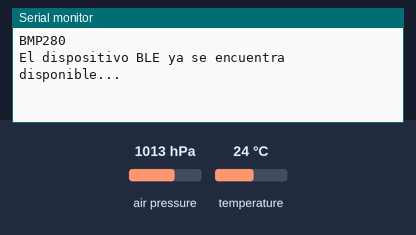
Bench run of a sketch on a simulated ESP32. Shown: the last lines printed to the serial monitor. The test bench sets the inputs (shaded band); at power-on: air pressure 1013 hPa, temperature 24 °C. Nothing arrives over Bluetooth unless stated; a phone connects over Bluetooth LE 3 s after start.

Above: at 1.3 s.
1.4 s: air pressure set to 952 hPa
At 10.7 s:
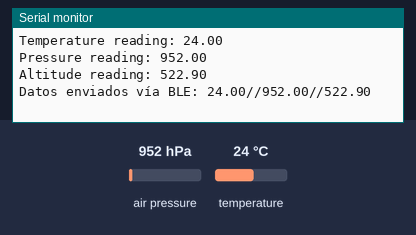
11.5 s: temperature set to 12 °C
16.4 s: air pressure set to 975 hPa
At 20.8 s:
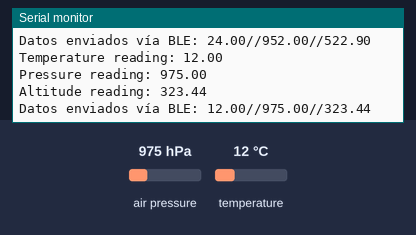

Measured:
- after the input at 1.4 s, the serial monitor: prints a new line after 8.6 s (image 1)
- after the input at 16.4 s, the serial monitor: prints a new line after 3.6 s (image 2)

The sketch:

esp32_bmp280_bluetooth_ble.ino
```cpp
// Librerías
#include <Wire.h> // Comunicación con el sensor
#include <Adafruit_BMP280.h> // Manejo del sensor
#include <SPI.h> // Comunicación default a los pines del sensor

// Interacción con dispositivos Bluetooth BLE
#include <BLEDevice.h> // ---> Configuración e inicialización
#include <BLEServer.h> // ---> Creación y manejo de servicios - Procesamiento solicitudes de lectura y escritura
#include <BLEUtils.h> // ---> Trabajo con UUIDs (servicios y características de datos, y descriptores de características)
#include <BLE2902.h> // ---> Descriptor BLE para notificaciones

// Pines del sensor
#define BMP_SCK  (13)
#define BMP_MISO (12)
#define BMP_MOSI (11)
#define BMP_CS   (10)

Adafruit_BMP280 bmp; // Objeto para interactuar con el sensor

// Variables que almacenan los datos sensados
float temperature = 0;
float pressure    = 0;
float altitude    = 0;

// CONFIGURACIÓN DEL SERVIDOR BLE
BLEServer *pServer = NULL; // pServer se encarga de gestionar conexiones entre el ESP32 y el dispositivo móvil
BLECharacteristic *pCharacteristic = NULL; // pCharacteristic permite leer y escribir valores asociados a características

#define SERVICE_UUID "0000181a-0000-1000-8000-00805f9b34fb" // Servicio que proporciona información sobre el medio ambiente (temperatura, presión, etc)
#define CHARACTERISTIC_UUID "00002a6e-0000-1000-8000-00805f9b34fb" // Accede a la característica de Device Name en un dispositivo BLE y lee o escribe el nombre del dispositivo

// Se inicializa el sensor
void Bmp280_Init(){ // Una vez inicializado
  delay(100); // Se espera 100 milisegundos para asegurar que todo esté listo
  Serial.println("BMP280");
  if (!bmp.begin()){ // De otra forma...
    Serial.println("No se encontro un sensor valido"); // Muestra un error si no se encuentra el sensor
  }

  // Configuración del sensor
  bmp.setSampling(
    Adafruit_BMP280::MODE_NORMAL, // Modo de operación normal
    Adafruit_BMP280::SAMPLING_X2,  // Factor de muestreo para temperatura
    Adafruit_BMP280::SAMPLING_X16, // Factor de muestreo para presión
    Adafruit_BMP280::FILTER_X16, // Filtro de media móvil
    Adafruit_BMP280::STANDBY_MS_500 // Tiempo de espera de 500 ms
  );
}

// INICIALIZACIÓN Y CONFIGURACIÓN DEL BLUETOOTH BLE
void setupBLE() {
  BLEDevice::init("ESP32_IVN"); // Inicialización del nombre
  pServer = BLEDevice::createServer(); // Servidor BLE (dispositivo) que ofrece servicios y responde solicitudes de dispositivos clientes
  BLEService *pService = pServer->createService(SERVICE_UUID); // Se accede al UUID del servicio BLE previamente establecido

  // CREACIÓN DE CARACTERÍSTICA BLE
  pCharacteristic = pService->createCharacteristic( // Contenedor de datos que pueden ser leídos o notificados a dispositivos clientes
                       CHARACTERISTIC_UUID,
                       BLECharacteristic::PROPERTY_READ | // Permite que un cliente lea el valor de la característica
                       BLECharacteristic::PROPERTY_NOTIFY // Permite que el servidor notifique automáticamente a los clientes cuando el valor de la característica cambia
                     );

  pCharacteristic->addDescriptor(new BLE2902()); // Descriptor para notificaciones

  pService->start(); // Inicia el servicio BLE, haciendo disponible el ESP32 a otros dispositivos

  // CONFIGURACIÓN Y PUBLICIDAD BLE
  BLEAdvertising *pAdvertising = BLEDevice::getAdvertising(); // Obtención del objeto de publicidad para configurar cómo se presenta el dispositivo a clientes
  pAdvertising->addServiceUUID(SERVICE_UUID); // Se añade el UUID del servicio
  pAdvertising->setScanResponse(true); // Configuración de la respuesta de escaneo, enviando información adicional durante el proceso de escaneo en otros dispositivos
  pAdvertising->setMinPreferred(0x06);
  pAdvertising->setMinPreferred(0x12);
  BLEDevice::startAdvertising(); // Inicia la publicidad del ESP32, haciéndolo visible a los dispositivos que estén escaneando
  Serial.println("El dispositivo BLE ya se encuentra disponible...");
}

// Actualización de las lecturas del sensor
void updateSensorReadings() {
  // Lectura de datos del sensor
  temperature = bmp.readTemperature();
  pressure = bmp.readPressure() / 100.0F;
  altitude = bmp.readAltitude();

  // Verificación por si alguna lectura falló
  if (isnan(temperature) || isnan(pressure) || isnan(altitude)) {
    Serial.println(F("Error al leer datos del sensor bmp280!")); // Se muestra un mensaje de error
    return;
  }

  // Impresión de las lecturas dentro del monitor serial
  Serial.printf("Temperature reading: %.2f \n", temperature);
  Serial.printf("Pressure reading: %.2f \n", pressure);
  Serial.printf("Altitude reading: %.2f \n", altitude);
}

// Funciones que obtienen la lectura de datos como strings
String readTemperature() {
     return String(temperature);
}

String readPressure() {
      return String(pressure);
}
float readAltitude() {
      return bmp.readAltitude(1013.25); // Calcula la altitud con la presión estándar al nivel del mar
}

// FUNCIÓN PARA MANDAR DATOS
void sendDataToBLE() {
  String data = readTemperature() + "//" + readPressure() + "//" + String(readAltitude(), 2); // Cadena que devuelve todas las lecturas juntas
  pCharacteristic->setValue(data.c_str()); // Se convierten los datos leídos a características
  pCharacteristic->notify(); // Se notifica que el valor de la característica cambió y se debe leer el nuevo valor
  Serial.println("Datos enviados vía BLE: " + data);
}

void uploadSensorData() {
  static unsigned long elapsedMillis = 0; // Temporalizador que almacena el tiempo en milisegundos de cuando se ejecutó por última vez la función
  unsigned long update_interval = 10000; // Actualización de datos cada 10 segundos

  // Se calcula cuánto tiempo pasó desde la última actualización de datos
  if (millis() - elapsedMillis > update_interval) { // Si ha pasado más de 10 segundos...
    elapsedMillis = millis(); // El temporizador se reinicia
    updateSensorReadings(); // Se actualizan los valores actuales leídos por el sensor
    sendDataToBLE(); // Se envían los datos actuales
  }
}

void setup() {
  Serial.begin(115200);  // Inicia la comunicación serial a una velocidad de 115200 baudios.
  Bmp280_Init();  // Llama a una función para inicializar el sensor BMP280 (presión y temperatura).
  setupBLE();  // Llama a una función para inicializar el módulo Bluetooth BLE.
}

void loop() {
  uploadSensorData();  // Llama a una función para cargar los datos del sensor (como la temperatura y la presión) a algún lugar, posiblemente a través de Bluetooth o a una base de datos.
}
```
